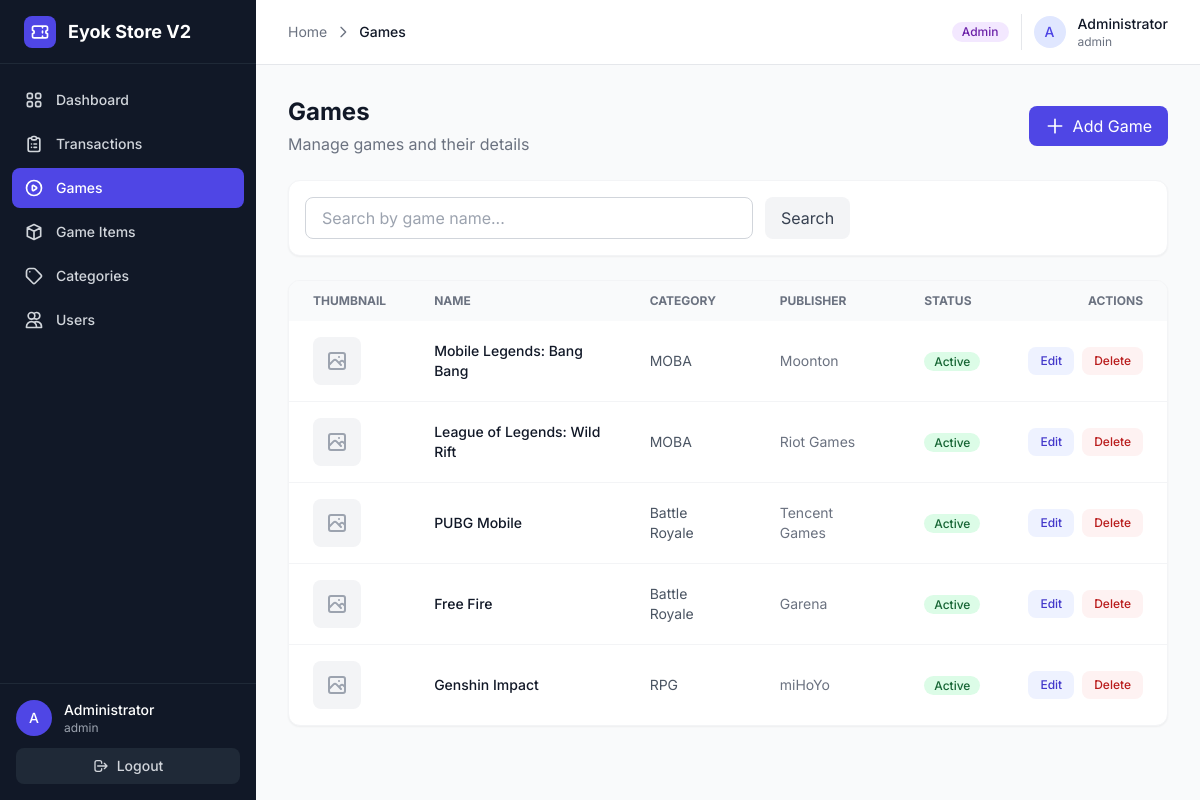
Page /modules/games/index.php (signed in) on the committed database.
### tables this page shows
CREATE TABLE `games` (
  `id` int(11) NOT NULL,
  `category_id` int(11) NOT NULL,
  `name` varchar(100) NOT NULL,
  `thumbnail` varchar(255) DEFAULT NULL,
  `publisher` varchar(100) DEFAULT NULL,
  `status` enum('active','inactive') DEFAULT 'active',
  `created_at` timestamp NOT NULL DEFAULT current_timestamp()
);

CREATE TABLE `categories` (
  `id` int(11) NOT NULL,
  `name` varchar(100) NOT NULL,
  `description` text DEFAULT NULL,
  `created_at` timestamp NOT NULL DEFAULT current_timestamp()
);

### modules/games/index.php (the view, shortened to what this page needs)
<?php
$db = getDBConnection();
$search = trim($_GET['search'] ?? '');
$params = [];
$where = '';
$page = max(1, intval($_GET['page'] ?? 1));
$perPage = 10;
$countSql = "SELECT COUNT(*) FROM games g $where";
$countStmt = $db->prepare($countSql);
$countStmt->execute($params);
$totalRows = $countStmt->fetchColumn();
$totalPages = max(1, ceil($totalRows / $perPage));
$page = min($page, $totalPages);
$offset = ($page - 1) * $perPage;
$sql = "SELECT g.*, c.name as category_name,
        (SELECT COUNT(*) FROM transactions WHERE game_id = g.id) as transactions_count
        FROM games g
        LEFT JOIN categories c ON g.category_id = c.id
        $where
        ORDER BY g.created_at DESC
        LIMIT :limit OFFSET :offset";
$stmt = $db->prepare($sql);
$stmt->bindValue(':limit', $perPage, PDO::PARAM_INT);
$stmt->bindValue(':offset', $offset, PDO::PARAM_INT);
$stmt->execute();
$games = $stmt->fetchAll();
require_once '../../includes/header.php';
require_once '../../includes/sidebar.php';
?>
<main class="lg:ml-64 pt-16 min-h-screen">
    <div class="p-4 lg:p-8">
        <div class="flex flex-col sm:flex-row sm:items-center sm:justify-between gap-4 mb-6">
            <div>
                <h1 class="text-2xl font-bold text-gray-900">Games</h1>
                <p class="text-gray-500 mt-1">Manage games and their details</p>
            </div>
            <a href="create.php" class="inline-flex items-center gap-2 bg-indigo-600 text-white px-4 py-2 rounded-lg hover:bg-indigo-700 transition-colors">
                <svg class="w-5 h-5" fill="none" stroke="currentColor" viewBox="0 0 24 24">
                    <path stroke-linecap="round" stroke-linejoin="round" stroke-width="2" d="M12 4v16m8-8H4"></path>
                </svg>
                Add Game
            </a>
        </div>
        <div class="bg-white rounded-xl shadow-sm border border-gray-100 p-4 mb-6">
            <form method="GET"
                  hx-get="index.php"
                  hx-trigger="input from:input[name='search'] delay:500ms"
                  hx-target="#search-results"
                  hx-select="#search-results"
                  hx-push-url="true"
                  class="flex gap-3">
                <input type="text" name="search" value="<?php echo htmlspecialchars($search); ?>" placeholder="Search by game name..." class="flex-1 max-w-md px-4 py-2 border border-gray-300 rounded-lg focus:ring-2 focus:ring-indigo-500 focus:border-indigo-500 outline-none">
                <button type="submit" class="px-4 py-2 bg-gray-100 text-gray-700 rounded-lg hover:bg-gray-200 transition-colors">Search</button>
            </form>
        </div>
        <div id="search-results">
            <div class="bg-white rounded-xl shadow-sm border border-gray-100 overflow-hidden">
                <div class="overflow-x-auto">
                    <table class="w-full text-sm text-left">
                        <thead class="text-xs text-gray-500 uppercase bg-gray-50">
                            <tr>
                                <th class="px-6 py-3">Thumbnail</th>
                                <th class="px-6 py-3">Name</th>
                                <th class="px-6 py-3">Category</th>
                                <th class="px-6 py-3">Publisher</th>
                                <th class="px-6 py-3">Status</th>
                                <th class="px-6 py-3 text-right">Actions</th>
                            </tr>
                        </thead>
                        <tbody class="divide-y divide-gray-100">
                            <?php if (empty($games)): ?>
                                <tr>
                                    <td colspan="6" class="px-6 py-8 text-center text-gray-500">
                                        <?php echo $search ? 'No games found matching your search.' : 'No games yet. <a href="create.php" class="text-indigo-600 hover:underline">Add one</a>'; ?>
                                    </td>
                                </tr>
                            <?php else: ?>
                                <?php foreach ($games as $game): ?>
                                <tr class="hover:bg-gray-50">
                                    <td class="px-6 py-4">
                                        <?php if (!empty($game['thumbnail']) && file_exists('../../uploads/thumbnails/' . $game['thumbnail'])): ?>
                                            <img src="../../uploads/thumbnails/<?php echo htmlspecialchars($game['thumbnail']); ?>" alt="<?php echo htmlspecialchars($game['name']); ?>" class="w-12 h-12 rounded-lg object-cover">
                                        <?php else: ?>
                                            <div class="w-12 h-12 rounded-lg bg-gray-100 flex items-center justify-center">
                                            </div>
                                        <?php endif; ?>
                                    </td>
                                    <td class="px-6 py-4 font-medium text-gray-900"><?php echo htmlspecialchars($game['name']); ?></td>
                                    <td class="px-6 py-4 text-gray-600"><?php echo htmlspecialchars($game['category_name'] ?? 'Uncategorized'); ?></td>
                                    <td class="px-6 py-4 text-gray-500"><?php echo htmlspecialchars($game['publisher'] ?? '-'); ?></td>
                                    <td class="px-6 py-4">
                                        <span class="px-2.5 py-0.5 rounded-full text-xs font-medium <?php echo $game['status'] === 'active' ? 'bg-green-100 text-green-800' : 'bg-gray-100 text-gray-800'; ?>">
                                            <?php echo ucfirst($game['status']); ?>
                                        </span>
                                    </td>
                                    <td class="px-6 py-4 text-right">
                                        <div class="flex items-center justify-end gap-2">
                                            <a href="edit.php?id=<?php echo $game['id']; ?>" class="inline-flex items-center gap-1 px-3 py-1.5 text-xs font-medium text-indigo-700 bg-indigo-50 rounded-lg hover:bg-indigo-100">Edit</a>
                                            <button onclick="confirmDelete(<?php echo $game['id']; ?>, '<?php echo htmlspecialchars(addslashes($game['name']), ENT_QUOTES); ?>')" class="inline-flex items-center gap-1 px-3 py-1.5 text-xs font-medium text-red-700 bg-red-50 rounded-lg hover:bg-red-100">Delete</button>
                                        </div>
                                    </td>
                                </tr>
                                <?php endforeach; ?>
                            <?php endif; ?>
                        </tbody>
                    </table>
                </div>
            </div>
        </div>
    </div>
</main>
<?php require_once '../../includes/footer.php'; ?>

### includes/header.php (style rules this page uses)
body { font-family: 'Inter', sans-serif; }

### rows in the picture
games: name "Mobile Legends: Bang Bang", category.name "MOBA", publisher "Moonton", status "Active"
games: name "League of Legends: Wild Rift", category.name "MOBA", publisher "Riot Games", status "Active"
games: name "PUBG Mobile", category.name "Battle Royale", publisher "Tencent Games", status "Active"
games: name "Free Fire", category.name "Battle Royale", publisher "Garena", status "Active"
games: name "Genshin Impact", category.name "RPG", publisher "miHoYo", status "Active"

### other values in the picture
$pageTitle "Games"
$_SESSION['role'] "Admin"
substr($_SESSION['full_name'] ?? 'U', 0, 1) "A"
$_SESSION['full_name'] "Administrator"
$_SESSION['username'] "admin"
$item['name'] "Dashboard"
$item['name'] "Transactions"
$item['name'] "Games"
$item['name'] "Game Items"
$item['name'] "Categories"
$item['name'] "Users"
